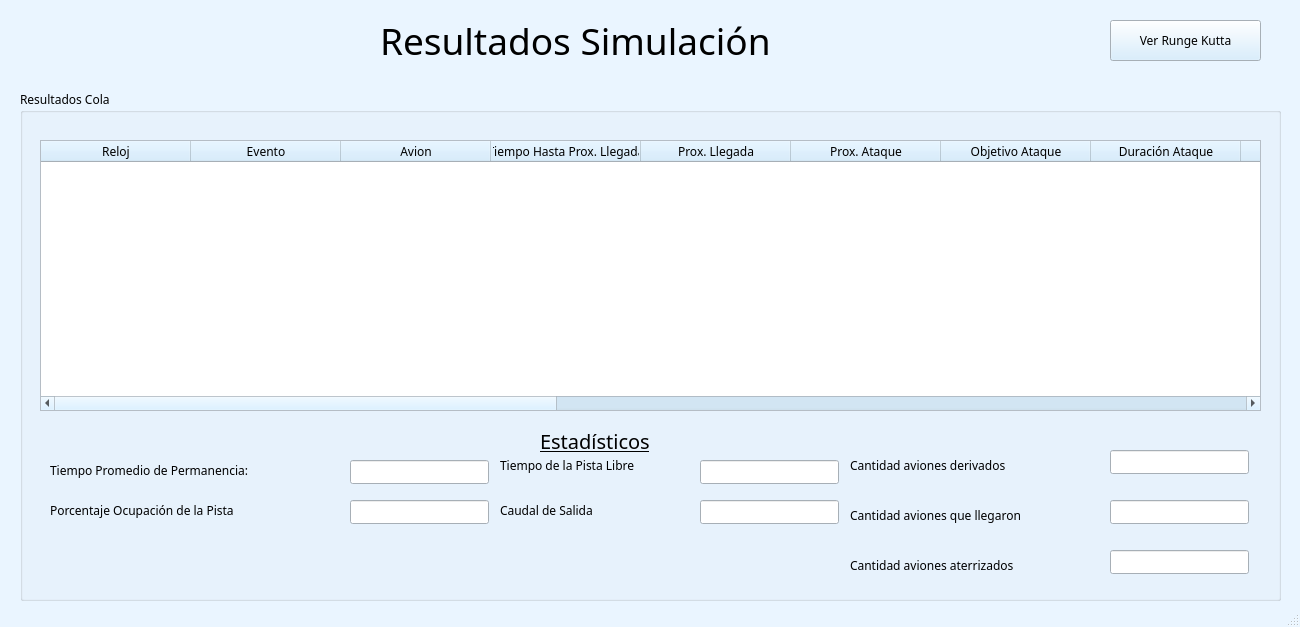
<?xml version="1.0" encoding="UTF-8"?>
<ui version="4.0">
 <class>MainWindow</class>
 <widget class="QMainWindow" name="MainWindow">
  <property name="geometry">
   <rect>
    <x>0</x>
    <y>0</y>
    <width>1300</width>
    <height>627</height>
   </rect>
  </property>
  <property name="minimumSize">
   <size>
    <width>1300</width>
    <height>518</height>
   </size>
  </property>
  <property name="maximumSize">
   <size>
    <width>345345</width>
    <height>3453354</height>
   </size>
  </property>
  <property name="palette">
   <palette>
    <active>
     <colorrole role="WindowText">
      <brush brushstyle="SolidPattern">
       <color alpha="255">
        <red>0</red>
        <green>0</green>
        <blue>0</blue>
       </color>
      </brush>
     </colorrole>
     <colorrole role="Button">
      <brush brushstyle="SolidPattern">
       <color alpha="255">
        <red>206</red>
        <green>234</green>
        <blue>255</blue>
       </color>
      </brush>
     </colorrole>
     <colorrole role="Light">
      <brush brushstyle="SolidPattern">
       <color alpha="255">
        <red>255</red>
        <green>255</green>
        <blue>255</blue>
       </color>
      </brush>
     </colorrole>
     <colorrole role="Midlight">
      <brush brushstyle="SolidPattern">
       <color alpha="255">
        <red>211</red>
        <green>222</green>
        <blue>227</blue>
       </color>
      </brush>
     </colorrole>
     <colorrole role="Dark">
      <brush brushstyle="SolidPattern">
       <color alpha="255">
        <red>103</red>
        <green>117</green>
        <blue>127</blue>
       </color>
      </brush>
     </colorrole>
     <colorrole role="Mid">
      <brush brushstyle="SolidPattern">
       <color alpha="255">
        <red>208</red>
        <green>221</green>
        <blue>239</blue>
       </color>
      </brush>
     </colorrole>
     <colorrole role="Text">
      <brush brushstyle="SolidPattern">
       <color alpha="255">
        <red>0</red>
        <green>0</green>
        <blue>0</blue>
       </color>
      </brush>
     </colorrole>
     <colorrole role="BrightText">
      <brush brushstyle="SolidPattern">
       <color alpha="255">
        <red>255</red>
        <green>255</green>
        <blue>255</blue>
       </color>
      </brush>
     </colorrole>
     <colorrole role="ButtonText">
      <brush brushstyle="SolidPattern">
       <color alpha="255">
        <red>0</red>
        <green>0</green>
        <blue>0</blue>
       </color>
      </brush>
     </colorrole>
     <colorrole role="Base">
      <brush brushstyle="SolidPattern">
       <color alpha="255">
        <red>255</red>
        <green>255</green>
        <blue>255</blue>
       </color>
      </brush>
     </colorrole>
     <colorrole role="Window">
      <brush brushstyle="SolidPattern">
       <color alpha="255">
        <red>234</red>
        <green>245</green>
        <blue>255</blue>
       </color>
      </brush>
     </colorrole>
     <colorrole role="Shadow">
      <brush brushstyle="SolidPattern">
       <color alpha="255">
        <red>0</red>
        <green>0</green>
        <blue>0</blue>
       </color>
      </brush>
     </colorrole>
     <colorrole role="AlternateBase">
      <brush brushstyle="SolidPattern">
       <color alpha="255">
        <red>230</red>
        <green>244</green>
        <blue>255</blue>
       </color>
      </brush>
     </colorrole>
     <colorrole role="ToolTipBase">
      <brush brushstyle="SolidPattern">
       <color alpha="255">
        <red>255</red>
        <green>255</green>
        <blue>220</blue>
       </color>
      </brush>
     </colorrole>
     <colorrole role="ToolTipText">
      <brush brushstyle="SolidPattern">
       <color alpha="255">
        <red>0</red>
        <green>0</green>
        <blue>0</blue>
       </color>
      </brush>
     </colorrole>
     <colorrole role="PlaceholderText">
      <brush brushstyle="NoBrush">
       <color alpha="128">
        <red>0</red>
        <green>0</green>
        <blue>0</blue>
       </color>
      </brush>
     </colorrole>
    </active>
    <inactive>
     <colorrole role="WindowText">
      <brush brushstyle="SolidPattern">
       <color alpha="255">
        <red>0</red>
        <green>0</green>
        <blue>0</blue>
       </color>
      </brush>
     </colorrole>
     <colorrole role="Button">
      <brush brushstyle="SolidPattern">
       <color alpha="255">
        <red>206</red>
        <green>234</green>
        <blue>255</blue>
       </color>
      </brush>
     </colorrole>
     <colorrole role="Light">
      <brush brushstyle="SolidPattern">
       <color alpha="255">
        <red>255</red>
        <green>255</green>
        <blue>255</blue>
       </color>
      </brush>
     </colorrole>
     <colorrole role="Midlight">
      <brush brushstyle="SolidPattern">
       <color alpha="255">
        <red>211</red>
        <green>222</green>
        <blue>227</blue>
       </color>
      </brush>
     </colorrole>
     <colorrole role="Dark">
      <brush brushstyle="SolidPattern">
       <color alpha="255">
        <red>103</red>
        <green>117</green>
        <blue>127</blue>
       </color>
      </brush>
     </colorrole>
     <colorrole role="Mid">
      <brush brushstyle="SolidPattern">
       <color alpha="255">
        <red>208</red>
        <green>221</green>
        <blue>239</blue>
       </color>
      </brush>
     </colorrole>
     <colorrole role="Text">
      <brush brushstyle="SolidPattern">
       <color alpha="255">
        <red>0</red>
        <green>0</green>
        <blue>0</blue>
       </color>
      </brush>
     </colorrole>
     <colorrole role="BrightText">
      <brush brushstyle="SolidPattern">
       <color alpha="255">
        <red>255</red>
        <green>255</green>
        <blue>255</blue>
       </color>
      </brush>
     </colorrole>
     <colorrole role="ButtonText">
      <brush brushstyle="SolidPattern">
       <color alpha="255">
        <red>0</red>
        <green>0</green>
        <blue>0</blue>
       </color>
      </brush>
     </colorrole>
     <colorrole role="Base">
      <brush brushstyle="SolidPattern">
       <color alpha="255">
        <red>255</red>
        <green>255</green>
        <blue>255</blue>
       </color>
      </brush>
     </colorrole>
     <colorrole role="Window">
      <brush brushstyle="SolidPattern">
       <color alpha="255">
        <red>234</red>
        <green>245</green>
        <blue>255</blue>
       </color>
      </brush>
     </colorrole>
     <colorrole role="Shadow">
      <brush brushstyle="SolidPattern">
       <color alpha="255">
        <red>0</red>
        <green>0</green>
        <blue>0</blue>
       </color>
      </brush>
     </colorrole>
     <colorrole role="AlternateBase">
      <brush brushstyle="SolidPattern">
       <color alpha="255">
        <red>230</red>
        <green>244</green>
        <blue>255</blue>
       </color>
      </brush>
     </colorrole>
     <colorrole role="ToolTipBase">
      <brush brushstyle="SolidPattern">
       <color alpha="255">
        <red>255</red>
        <green>255</green>
        <blue>220</blue>
       </color>
      </brush>
     </colorrole>
     <colorrole role="ToolTipText">
      <brush brushstyle="SolidPattern">
       <color alpha="255">
        <red>0</red>
        <green>0</green>
        <blue>0</blue>
       </color>
      </brush>
     </colorrole>
     <colorrole role="PlaceholderText">
      <brush brushstyle="NoBrush">
       <color alpha="128">
        <red>0</red>
        <green>0</green>
        <blue>0</blue>
       </color>
      </brush>
     </colorrole>
    </inactive>
    <disabled>
     <colorrole role="WindowText">
      <brush brushstyle="SolidPattern">
       <color alpha="255">
        <red>103</red>
        <green>117</green>
        <blue>127</blue>
       </color>
      </brush>
     </colorrole>
     <colorrole role="Button">
      <brush brushstyle="SolidPattern">
       <color alpha="255">
        <red>206</red>
        <green>234</green>
        <blue>255</blue>
       </color>
      </brush>
     </colorrole>
     <colorrole role="Light">
      <brush brushstyle="SolidPattern">
       <color alpha="255">
        <red>255</red>
        <green>255</green>
        <blue>255</blue>
       </color>
      </brush>
     </colorrole>
     <colorrole role="Midlight">
      <brush brushstyle="SolidPattern">
       <color alpha="255">
        <red>211</red>
        <green>222</green>
        <blue>227</blue>
       </color>
      </brush>
     </colorrole>
     <colorrole role="Dark">
      <brush brushstyle="SolidPattern">
       <color alpha="255">
        <red>103</red>
        <green>117</green>
        <blue>127</blue>
       </color>
      </brush>
     </colorrole>
     <colorrole role="Mid">
      <brush brushstyle="SolidPattern">
       <color alpha="255">
        <red>208</red>
        <green>221</green>
        <blue>239</blue>
       </color>
      </brush>
     </colorrole>
     <colorrole role="Text">
      <brush brushstyle="SolidPattern">
       <color alpha="255">
        <red>103</red>
        <green>117</green>
        <blue>127</blue>
       </color>
      </brush>
     </colorrole>
     <colorrole role="BrightText">
      <brush brushstyle="SolidPattern">
       <color alpha="255">
        <red>255</red>
        <green>255</green>
        <blue>255</blue>
       </color>
      </brush>
     </colorrole>
     <colorrole role="ButtonText">
      <brush brushstyle="SolidPattern">
       <color alpha="255">
        <red>103</red>
        <green>117</green>
        <blue>127</blue>
       </color>
      </brush>
     </colorrole>
     <colorrole role="Base">
      <brush brushstyle="SolidPattern">
       <color alpha="255">
        <red>234</red>
        <green>245</green>
        <blue>255</blue>
       </color>
      </brush>
     </colorrole>
     <colorrole role="Window">
      <brush brushstyle="SolidPattern">
       <color alpha="255">
        <red>234</red>
        <green>245</green>
        <blue>255</blue>
       </color>
      </brush>
     </colorrole>
     <colorrole role="Shadow">
      <brush brushstyle="SolidPattern">
       <color alpha="255">
        <red>0</red>
        <green>0</green>
        <blue>0</blue>
       </color>
      </brush>
     </colorrole>
     <colorrole role="AlternateBase">
      <brush brushstyle="SolidPattern">
       <color alpha="255">
        <red>206</red>
        <green>234</green>
        <blue>255</blue>
       </color>
      </brush>
     </colorrole>
     <colorrole role="ToolTipBase">
      <brush brushstyle="SolidPattern">
       <color alpha="255">
        <red>255</red>
        <green>255</green>
        <blue>220</blue>
       </color>
      </brush>
     </colorrole>
     <colorrole role="ToolTipText">
      <brush brushstyle="SolidPattern">
       <color alpha="255">
        <red>0</red>
        <green>0</green>
        <blue>0</blue>
       </color>
      </brush>
     </colorrole>
     <colorrole role="PlaceholderText">
      <brush brushstyle="NoBrush">
       <color alpha="128">
        <red>0</red>
        <green>0</green>
        <blue>0</blue>
       </color>
      </brush>
     </colorrole>
    </disabled>
   </palette>
  </property>
  <property name="font">
   <font>
    <family>Berlin Sans FB</family>
    <pointsize>9</pointsize>
   </font>
  </property>
  <property name="windowTitle">
   <string>Muestra de Resultados - Simulación Control de Aviones</string>
  </property>
  <property name="windowIcon">
   <iconset>
    <normaloff>../imagenes/plane.png</normaloff>../imagenes/plane.png</iconset>
  </property>
  <widget class="QWidget" name="centralwidget">
   <widget class="QGroupBox" name="groupBox_3">
    <property name="geometry">
     <rect>
      <x>20</x>
      <y>90</y>
      <width>1261</width>
      <height>511</height>
     </rect>
    </property>
    <property name="title">
     <string>Resultados Cola</string>
    </property>
    <widget class="QTableWidget" name="tablaResultados">
     <property name="enabled">
      <bool>true</bool>
     </property>
     <property name="geometry">
      <rect>
       <x>20</x>
       <y>50</y>
       <width>1221</width>
       <height>271</height>
      </rect>
     </property>
     <property name="palette">
      <palette>
       <active>
        <colorrole role="Base">
         <brush brushstyle="SolidPattern">
          <color alpha="255">
           <red>255</red>
           <green>255</green>
           <blue>255</blue>
          </color>
         </brush>
        </colorrole>
        <colorrole role="Window">
         <brush brushstyle="SolidPattern">
          <color alpha="255">
           <red>234</red>
           <green>245</green>
           <blue>255</blue>
          </color>
         </brush>
        </colorrole>
       </active>
       <inactive>
        <colorrole role="Base">
         <brush brushstyle="SolidPattern">
          <color alpha="255">
           <red>255</red>
           <green>255</green>
           <blue>255</blue>
          </color>
         </brush>
        </colorrole>
        <colorrole role="Window">
         <brush brushstyle="SolidPattern">
          <color alpha="255">
           <red>234</red>
           <green>245</green>
           <blue>255</blue>
          </color>
         </brush>
        </colorrole>
       </inactive>
       <disabled>
        <colorrole role="Base">
         <brush brushstyle="SolidPattern">
          <color alpha="255">
           <red>234</red>
           <green>245</green>
           <blue>255</blue>
          </color>
         </brush>
        </colorrole>
        <colorrole role="Window">
         <brush brushstyle="SolidPattern">
          <color alpha="255">
           <red>234</red>
           <green>245</green>
           <blue>255</blue>
          </color>
         </brush>
        </colorrole>
       </disabled>
      </palette>
     </property>
     <property name="autoScrollMargin">
      <number>16</number>
     </property>
     <property name="tabKeyNavigation">
      <bool>false</bool>
     </property>
     <attribute name="horizontalHeaderDefaultSectionSize">
      <number>150</number>
     </attribute>
     <column>
      <property name="text">
       <string>Reloj</string>
      </property>
     </column>
     <column>
      <property name="text">
       <string>Evento</string>
      </property>
     </column>
     <column>
      <property name="text">
       <string>Avion</string>
      </property>
     </column>
     <column>
      <property name="text">
       <string>Tiempo Hasta Prox. Llegada</string>
      </property>
     </column>
     <column>
      <property name="text">
       <string>Prox. Llegada</string>
      </property>
     </column>
     <column>
      <property name="text">
       <string>Prox. Ataque</string>
      </property>
     </column>
     <column>
      <property name="text">
       <string>Objetivo Ataque</string>
      </property>
     </column>
     <column>
      <property name="text">
       <string>Duración Ataque</string>
      </property>
     </column>
     <column>
      <property name="text">
       <string>Proximo Avion Sale</string>
      </property>
     </column>
     <column>
      <property name="text">
       <string>Estado Pista</string>
      </property>
     </column>
     <column>
      <property name="text">
       <string>Usada Por</string>
      </property>
     </column>
     <column>
      <property name="text">
       <string>Porcentaje Ocup.</string>
      </property>
     </column>
     <column>
      <property name="text">
       <string>Llegadas</string>
      </property>
     </column>
     <column>
      <property name="text">
       <string>Aterrizajes</string>
      </property>
     </column>
     <column>
      <property name="text">
       <string>Salidas</string>
      </property>
     </column>
     <column>
      <property name="text">
       <string>Derivados</string>
      </property>
     </column>
     <column>
      <property name="text">
       <string>Cola Aire</string>
      </property>
     </column>
     <column>
      <property name="text">
       <string>Cola Tierra</string>
      </property>
     </column>
     <column>
      <property name="text">
       <string>Aviones en Tierra</string>
      </property>
     </column>
    </widget>
    <widget class="QLineEdit" name="txtTiempoPromedioPermSistema">
     <property name="geometry">
      <rect>
       <x>330</x>
       <y>370</y>
       <width>139</width>
       <height>24</height>
      </rect>
     </property>
     <property name="text">
      <string/>
     </property>
     <property name="readOnly">
      <bool>true</bool>
     </property>
    </widget>
    <widget class="QLineEdit" name="txtCaudalSalida">
     <property name="geometry">
      <rect>
       <x>680</x>
       <y>410</y>
       <width>139</width>
       <height>24</height>
      </rect>
     </property>
     <property name="text">
      <string/>
     </property>
     <property name="readOnly">
      <bool>true</bool>
     </property>
    </widget>
    <widget class="QLineEdit" name="txtTiempoPistaLibre">
     <property name="geometry">
      <rect>
       <x>680</x>
       <y>370</y>
       <width>139</width>
       <height>24</height>
      </rect>
     </property>
     <property name="text">
      <string/>
     </property>
     <property name="readOnly">
      <bool>true</bool>
     </property>
    </widget>
    <widget class="QLabel" name="label_14">
     <property name="geometry">
      <rect>
       <x>30</x>
       <y>370</y>
       <width>301</width>
       <height>21</height>
      </rect>
     </property>
     <property name="text">
      <string>Tiempo Promedio de Permanencia: </string>
     </property>
    </widget>
    <widget class="QLabel" name="label_18">
     <property name="geometry">
      <rect>
       <x>30</x>
       <y>410</y>
       <width>281</width>
       <height>21</height>
      </rect>
     </property>
     <property name="text">
      <string>Porcentaje Ocupación de la Pista</string>
     </property>
    </widget>
    <widget class="QLabel" name="label_16">
     <property name="geometry">
      <rect>
       <x>480</x>
       <y>360</y>
       <width>181</width>
       <height>31</height>
      </rect>
     </property>
     <property name="text">
      <string>Tiempo de la Pista Libre</string>
     </property>
    </widget>
    <widget class="QLineEdit" name="txtPorcOcupacionPista">
     <property name="geometry">
      <rect>
       <x>330</x>
       <y>410</y>
       <width>139</width>
       <height>24</height>
      </rect>
     </property>
     <property name="text">
      <string/>
     </property>
     <property name="readOnly">
      <bool>true</bool>
     </property>
    </widget>
    <widget class="QLabel" name="label_17">
     <property name="geometry">
      <rect>
       <x>480</x>
       <y>410</y>
       <width>181</width>
       <height>21</height>
      </rect>
     </property>
     <property name="text">
      <string>Caudal de Salida</string>
     </property>
    </widget>
    <widget class="QLabel" name="label_19">
     <property name="geometry">
      <rect>
       <x>520</x>
       <y>330</y>
       <width>171</width>
       <height>41</height>
      </rect>
     </property>
     <property name="font">
      <font>
       <family>Berlin Sans FB</family>
       <pointsize>15</pointsize>
       <weight>50</weight>
       <bold>false</bold>
       <underline>true</underline>
      </font>
     </property>
     <property name="text">
      <string>Estadísticos</string>
     </property>
    </widget>
    <widget class="QLineEdit" name="txtCantAvionesDerivados">
     <property name="geometry">
      <rect>
       <x>1090</x>
       <y>360</y>
       <width>139</width>
       <height>24</height>
      </rect>
     </property>
     <property name="text">
      <string/>
     </property>
     <property name="readOnly">
      <bool>true</bool>
     </property>
    </widget>
    <widget class="QLabel" name="label_21">
     <property name="geometry">
      <rect>
       <x>830</x>
       <y>360</y>
       <width>261</width>
       <height>31</height>
      </rect>
     </property>
     <property name="text">
      <string>Cantidad aviones derivados</string>
     </property>
    </widget>
    <widget class="QLineEdit" name="txtCantAvionesLlegaron">
     <property name="geometry">
      <rect>
       <x>1090</x>
       <y>410</y>
       <width>139</width>
       <height>24</height>
      </rect>
     </property>
     <property name="text">
      <string/>
     </property>
     <property name="readOnly">
      <bool>true</bool>
     </property>
    </widget>
    <widget class="QLabel" name="label_29">
     <property name="geometry">
      <rect>
       <x>830</x>
       <y>410</y>
       <width>261</width>
       <height>31</height>
      </rect>
     </property>
     <property name="text">
      <string>Cantidad aviones que llegaron</string>
     </property>
    </widget>
    <widget class="QLineEdit" name="txtCantAvionesAterriz">
     <property name="geometry">
      <rect>
       <x>1090</x>
       <y>460</y>
       <width>139</width>
       <height>24</height>
      </rect>
     </property>
     <property name="text">
      <string/>
     </property>
     <property name="readOnly">
      <bool>true</bool>
     </property>
    </widget>
    <widget class="QLabel" name="label_30">
     <property name="geometry">
      <rect>
       <x>830</x>
       <y>460</y>
       <width>261</width>
       <height>31</height>
      </rect>
     </property>
     <property name="text">
      <string>Cantidad aviones aterrizados</string>
     </property>
    </widget>
   </widget>
   <widget class="QLabel" name="label_13">
    <property name="geometry">
     <rect>
      <x>380</x>
      <y>10</y>
      <width>661</width>
      <height>61</height>
     </rect>
    </property>
    <property name="font">
     <font>
      <family>Berlin Sans FB</family>
      <pointsize>28</pointsize>
     </font>
    </property>
    <property name="text">
     <string>Resultados Simulación</string>
    </property>
   </widget>
   <widget class="QPushButton" name="btnRungeKutta">
    <property name="geometry">
     <rect>
      <x>1110</x>
      <y>20</y>
      <width>151</width>
      <height>41</height>
     </rect>
    </property>
    <property name="tabletTracking">
     <bool>false</bool>
    </property>
    <property name="text">
     <string>Ver Runge Kutta</string>
    </property>
   </widget>
  </widget>
  <widget class="QStatusBar" name="statusbar"/>
 </widget>
 <tabstops>
  <tabstop>btnRungeKutta</tabstop>
  <tabstop>txtPorcOcupacionPista</tabstop>
  <tabstop>txtTiempoPistaLibre</tabstop>
  <tabstop>txtCaudalSalida</tabstop>
  <tabstop>txtCantAvionesDerivados</tabstop>
  <tabstop>txtCantAvionesLlegaron</tabstop>
  <tabstop>txtCantAvionesAterriz</tabstop>
  <tabstop>tablaResultados</tabstop>
  <tabstop>txtTiempoPromedioPermSistema</tabstop>
 </tabstops>
 <resources/>
 <connections/>
</ui>
